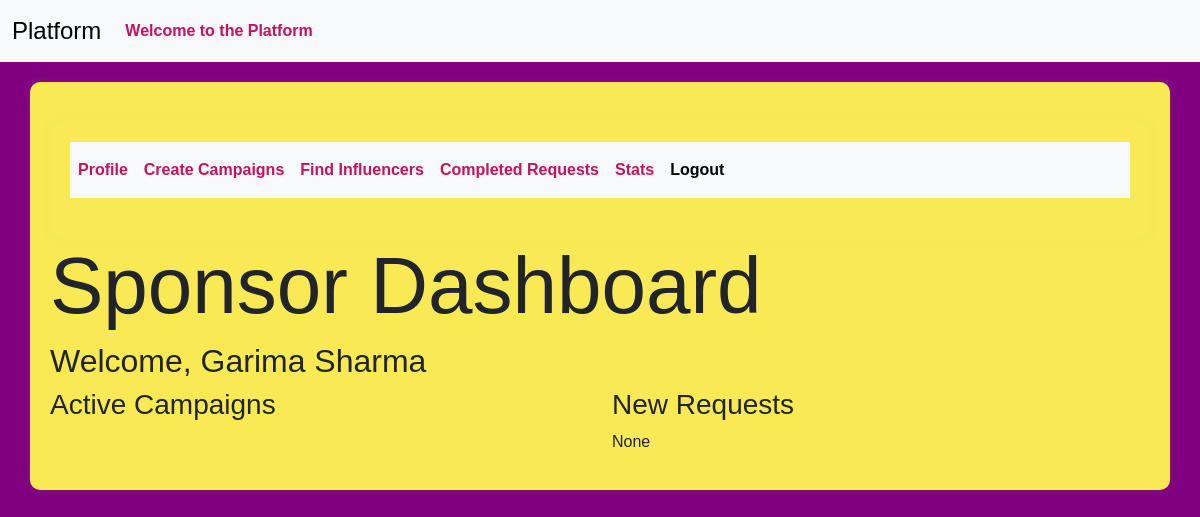
Page /sponsor/dashboard (signed in) on the earlier database version.
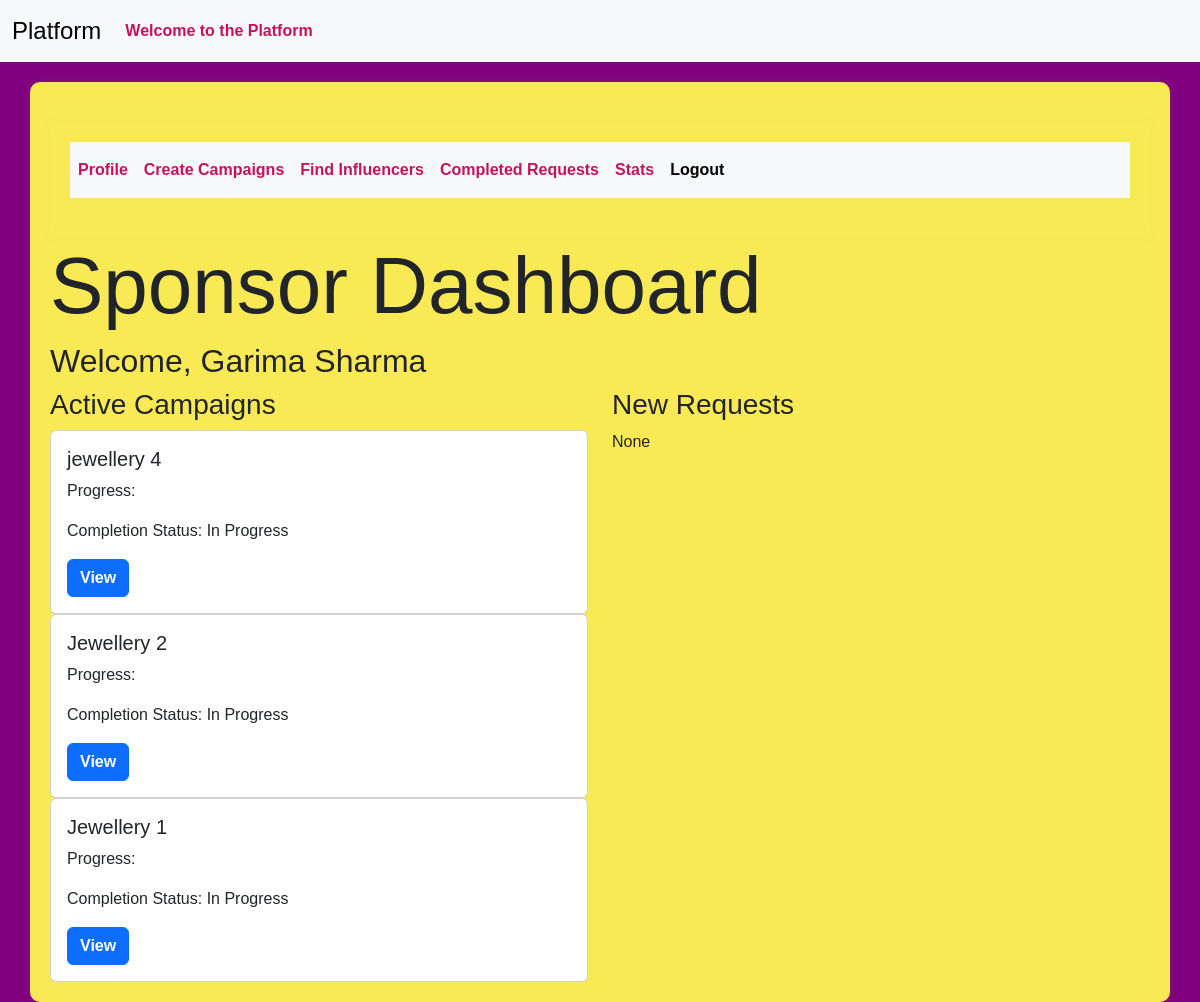
Same page on the later database version.
### models.py (models this page shows)
class Campaign(db.Model):
    __tablename__ = 'campaign'
    id = Column(Integer, primary_key=True)
    name = Column(String(256), unique=False)
    description = Column(Text, nullable=True)
    start_date = Column(Date, nullable=False,default=date.today())
    end_date = Column(Date, nullable=False,default=lambda:date.today()+timedelta(days=30))
    budget = Column(Float, nullable=False,default=0.0)
    visibility = Column(Enum('public', 'private', name='visibility_enum'), nullable=False, default='public')
    sponsor_id = Column(Integer, ForeignKey('sponsor.id'), nullable=False)
    flagged = Column(Boolean, default=False)
    status = Column(String(20), nullable=False,default='In Progress')
    niche = db.Column(db.Enum(NicheEnum), nullable=True)
    completion_status = Column(Boolean, default=False)
    sponsor = relationship('Sponsor', backref='campaigns', overlaps="sponsor_campaigns,sponsor_relation")

### routes.py (the view)
@app.route('/sponsor/dashboard')
@auth_required
def sponsor_dashboard():
    user_id=session.get('user_id')
    if not user_id:
        flash('Kindly login first')
        return redirect(url_for('login'))
    sponsor=Sponsor.query.get(user_id)
    if not sponsor:
        flash('Not Found!','danger')
        return redirect(url_for('login'))
    active_campaigns=Campaign.query.filter_by(sponsor_id=sponsor.id).all()
    new_requests=AdRequest.query.join(Campaign).filter(Campaign.sponsor_id==sponsor.id,AdRequest.status=='Pending').all()
    return render_template('sponsor_dashboard.html',user=sponsor,active_campaigns=active_campaigns,new_requests=new_requests)

### app.py (called while the page is built)
@login_manager.user_loader
def load_user(user_id):
    return User.query.get(int(user_id))

### routes.py (called while the page is built)
def auth_required(func):
    @wraps(func)
    def inner(*args,**kwargs):
        if 'user_id' in session:
            return func(*args,**kwargs)
        else:
           flash('Kindly login first.')
           return redirect(url_for('login'))
    return inner

### templates/sponsor_dashboard.html (shortened to what this page needs)
{% extends 'layout.html' %}
{% block content %}
<div class="container">
    <nav class="navbar navbar-expand-lg bg-body-tertiary">
          <div class="collapse navbar-collapse" id="navbarSupportedContent">
            <ul class="navbar-nav me-auto mb-2 mb-lg-0">
              <li class="nav-item">
                <a class="nav-link" aria-current="page" href="{{url_for('profile')}}">Profile</a>
              </li>
              <li class="nav-item">
                <a class="nav-link" href="{{url_for('create_campaign')}}">Create Campaigns</a>
              </li>
              <li class="nav-item">
               <a class="nav-link" href="{{url_for('find_influencers')}}">Find Influencers</a>
              </li>
              <li class="nav-item">
                <a class="nav-link" href="{{url_for('completed_requests')}}">Completed Requests</a>
              </li>
              <li class="nav-item">
                <a class="nav-link" href="{{url_for('stats.sponsor_stats')}}">Stats</a>
               </li>
              <li class="nav-item">
                <a class="nav-link active" href="{{url_for('logout')}}">Logout</a>
              </li>
            </ul>
          </div>
        </div>
    <h1 class="display-1"> Sponsor Dashboard</h1>
    <h2> Welcome, {{user.name}}</h2>
    <div class="row">
        <div class="col">
            <h3> Active Campaigns</h3>
            {% for campaign in active_campaigns %}
              {% if campaign.status != 'Completed' %}
              <div class="card">
                 <div class="card-body">
                    <h5 class="card-title">{{ campaign.name}}</h5>
                    <p class="card-text"> Progress:{{campaign.progress}}</p>
                    <p> Completion Status: {{ 'Completed' if campaign.completion_status else 'In Progress' }}</p>
                    <a href="{{url_for('view_campaign', campaign_id=campaign.id)}}" class="btn btn-primary">View</a>
                 </div>
              </div>
              {% endif %}
            {% endfor %}
        </div>
    <div class="col">
        <h3>New Requests</h3>
        {% if new_requests %}
          <ul>
            {% for request in new_requests %}
              <li>
                <p>{{request.requirements}}</p>
                <p>Payment: {{request.payment_amount}}</p>
                <p>Status: {{request.status}}</p>
                <a href="{{url_for('view_ad_request',request_id=request.id)}}">View</a>
              </li>
            {% endfor %}
          </ul>
        {% else %}
          <p>None</p>
        {% endif %}
    </div>
{% endblock %}

Differences in the rows shown:
added Campaign: name "jewellery 4", completion_status "In Progress"
added Campaign: name "Jewellery 2", completion_status "In Progress"
added Campaign: name "Jewellery 1", completion_status "In Progress"
